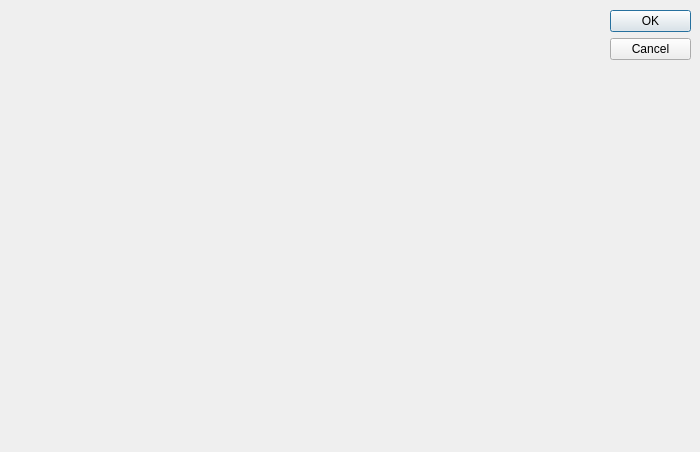
<?xml version="1.0" encoding="UTF-8"?>
<ui version="4.0">
 <class>Dialog</class>
 <widget class="QDialog" name="Dialog">
  <property name="geometry">
   <rect>
    <x>0</x>
    <y>0</y>
    <width>700</width>
    <height>452</height>
   </rect>
  </property>
  <property name="windowTitle">
   <string>Dialog</string>
  </property>
  <widget class="QDialogButtonBox" name="buttonBox">
   <property name="geometry">
    <rect>
     <x>610</x>
     <y>10</y>
     <width>81</width>
     <height>431</height>
    </rect>
   </property>
   <property name="orientation">
    <enum>Qt::Vertical</enum>
   </property>
   <property name="standardButtons">
    <set>QDialogButtonBox::Cancel|QDialogButtonBox::Ok</set>
   </property>
  </widget>
 </widget>
 <resources/>
 <connections>
  <connection>
   <sender>buttonBox</sender>
   <signal>accepted()</signal>
   <receiver>Dialog</receiver>
   <slot>accept()</slot>
   <hints>
    <hint type="sourcelabel">
     <x>248</x>
     <y>254</y>
    </hint>
    <hint type="destinationlabel">
     <x>157</x>
     <y>274</y>
    </hint>
   </hints>
  </connection>
  <connection>
   <sender>buttonBox</sender>
   <signal>rejected()</signal>
   <receiver>Dialog</receiver>
   <slot>reject()</slot>
   <hints>
    <hint type="sourcelabel">
     <x>316</x>
     <y>260</y>
    </hint>
    <hint type="destinationlabel">
     <x>286</x>
     <y>274</y>
    </hint>
   </hints>
  </connection>
 </connections>
</ui>
